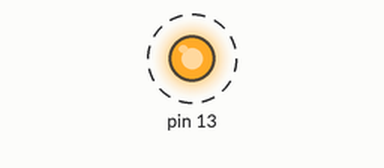
A sketch run on a simulated Arduino Uno, built with avr-gcc and run on an emulated ATmega328P. On the bench: output pins drawn as LEDs (lit = HIGH). Dashed ring = blinking.

Above: at 0.5 s.
Timing chart, 0 to 4.6 s (numbered marks = the images above):
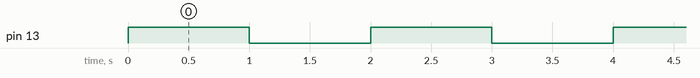

Measured:
- by itself, pin 13: alternates HIGH for 1.0 s and LOW for 1.0 s

The sketch:

led.ino
```cpp
int seg = 1000;
unsigned long tiempoNuevo = 0;
void setup() {
    pinMode(13, OUTPUT);
}
void loop() {
  digitalWrite(13, HIGH);
  pausa();
  digitalWrite(13, LOW);
  pausa();
}

void pausa(){
  tiempoNuevo = millis();
  while(millis() < tiempoNuevo + seg){
  }
}
```
